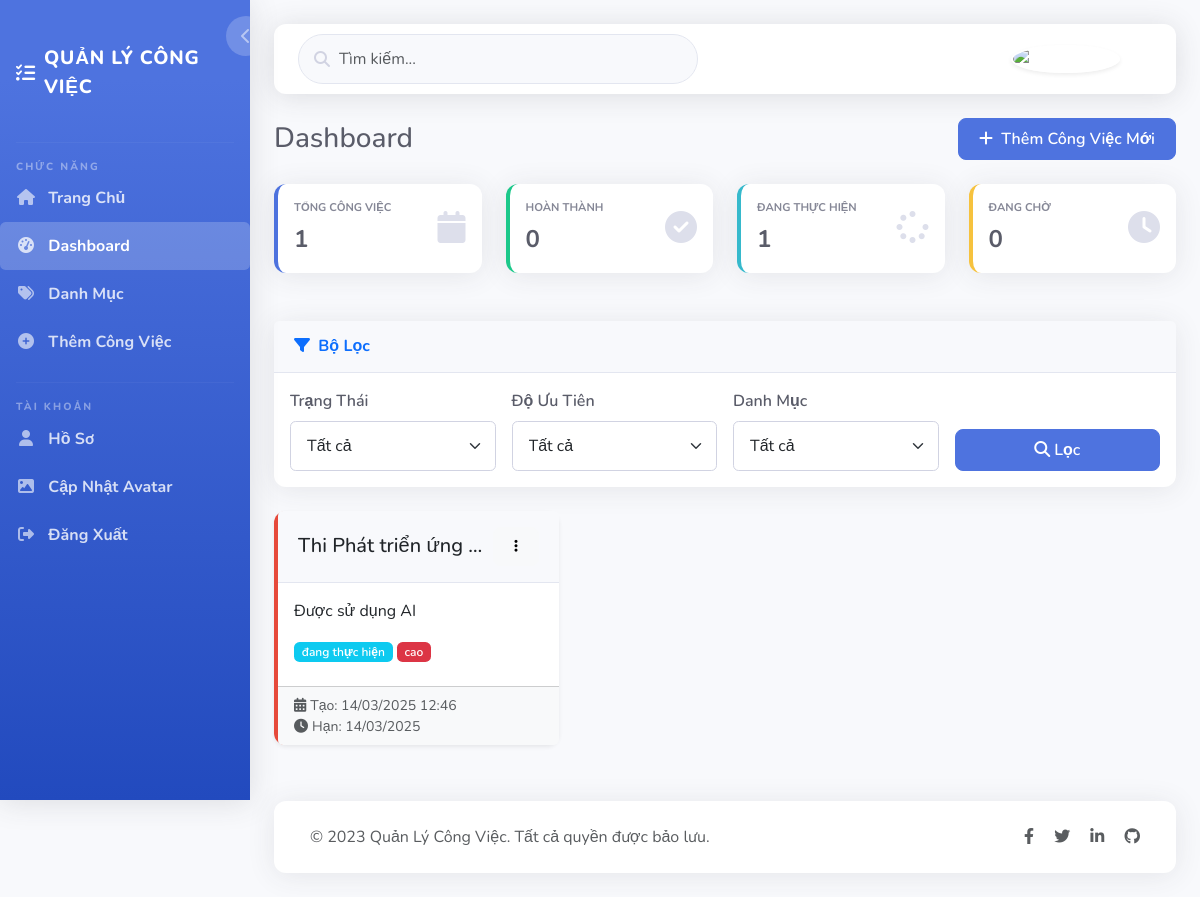
Page /dashboard (signed in) on the committed database.
### app.py (models this page shows)
class Task(db.Model):
    id = db.Column(db.Integer, primary_key=True)
    title = db.Column(db.String(100), nullable=False)
    description = db.Column(db.Text, nullable=True)
    status = db.Column(db.String(20), default='đang thực hiện')
    created = db.Column(db.DateTime, default=datetime.utcnow)
    finished = db.Column(db.DateTime, nullable=True)
    user_id = db.Column(db.Integer, db.ForeignKey('user.id'), nullable=False)
    category_id = db.Column(db.Integer, db.ForeignKey('category.id'), nullable=True)
    priority = db.Column(db.String(20), default='trung bình')
    due_date = db.Column(db.DateTime, nullable=True)

### app.py (the view)
@app.route('/dashboard')
@login_required
def dashboard():
    user_id = session['user_id']
    user = User.query.get(user_id)
    if user.role == 'admin':
        tasks = Task.query.all()
        users = User.query.all()
        categories = Category.query.all()
    else:
        tasks = Task.query.filter_by(user_id=user_id).all()
        categories = Category.query.filter_by(user_id=user_id).all()
        users = None
    return render_template('dashboard.html', tasks=tasks, users=users, categories=categories)

### app.py (called while the page is built)
def login_required(f):
    @wraps(f)
    def decorated_function(*args, **kwargs):
        if 'user_id' not in session:
            flash('Vui lòng đăng nhập để tiếp tục', 'danger')
            return redirect(url_for('login'))
        return f(*args, **kwargs)
    return decorated_function

### templates/dashboard.html (shortened to what this page needs)
{% extends 'base.html' %}
{% block content %}
<div class="d-flex justify-content-between align-items-center mb-4">
    <h1 class="h3 mb-0 text-gray-800">Dashboard</h1>
    <a href="{{ url_for('add_task') }}" class="btn btn-primary">
        <i class="fas fa-plus me-1"></i> Thêm Công Việc Mới
    </a>
</div>
<div class="row">
    <div class="col-xl-3 col-md-6 mb-4">
        <div class="stats-card stats-card-primary">
            <div class="row no-gutters align-items-center">
                <div class="col mr-2">
                    <div class="stats-card-heading mb-1">Tổng Công Việc</div>
                    <div class="stats-card-value">{{ tasks|length }}</div>
                </div>
                <div class="col-auto">
                    <i class="fas fa-calendar stats-card-icon"></i>
                </div>
            </div>
        </div>
    </div>
    <div class="col-xl-3 col-md-6 mb-4">
        <div class="stats-card stats-card-success">
            <div class="row no-gutters align-items-center">
                <div class="col mr-2">
                    <div class="stats-card-heading mb-1">Hoàn Thành</div>
                    <div class="stats-card-value">{{ tasks|selectattr('status', 'equalto', 'hoàn thành')|list|length }}</div>
                </div>
                <div class="col-auto">
                    <i class="fas fa-check-circle stats-card-icon"></i>
                </div>
            </div>
        </div>
    </div>
    <div class="col-xl-3 col-md-6 mb-4">
        <div class="stats-card stats-card-info">
            <div class="row no-gutters align-items-center">
                <div class="col mr-2">
                    <div class="stats-card-heading mb-1">Đang Thực Hiện</div>
                    <div class="stats-card-value">{{ tasks|selectattr('status', 'equalto', 'đang thực hiện')|list|length }}</div>
                </div>
                <div class="col-auto">
                    <i class="fas fa-spinner stats-card-icon"></i>
                </div>
            </div>
        </div>
    </div>
    <div class="col-xl-3 col-md-6 mb-4">
        <div class="stats-card stats-card-warning">
            <div class="row no-gutters align-items-center">
                <div class="col mr-2">
                    <div class="stats-card-heading mb-1">Đang Chờ</div>
                    <div class="stats-card-value">{{ tasks|selectattr('status', 'equalto', 'đang chờ')|list|length }}</div>
                </div>
                <div class="col-auto">
                    <i class="fas fa-clock stats-card-icon"></i>
                </div>
            </div>
        </div>
    </div>
</div>
<div class="card mb-4">
    <div class="card-header">
        <h6 class="m-0 font-weight-bold text-primary">
            <i class="fas fa-filter me-1"></i> Bộ Lọc
        </h6>
    </div>
    <div class="card-body">
        <form id="filterForm" method="get" class="row g-3">
            <div class="col-md-3">
                <label for="status" class="form-label">Trạng Thái</label>
                <select class="form-select" id="status" name="status">
                    <option value="">Tất cả</option>
                </select>
            </div>
            <div class="col-md-3">
                <label for="priority" class="form-label">Độ Ưu Tiên</label>
                <select class="form-select" id="priority" name="priority">
                    <option value="">Tất cả</option>
                </select>
            </div>
            <div class="col-md-3">
                <label for="category" class="form-label">Danh Mục</label>
                <select class="form-select" id="category" name="category_id">
                    <option value="">Tất cả</option>
                </select>
            </div>
            <div class="col-md-3 d-flex align-items-end">
                <button type="submit" class="btn btn-primary w-100">
                    <i class="fas fa-search me-1"></i>Lọc
                </button>
            </div>
        </form>
    </div>
</div>
<div class="row">
    {% if tasks %}
        {% for task in tasks %}
            <div class="col-md-4">
                <div class="card task-card shadow-sm
                    {% if task.priority == 'cao' %}
                        priority-high
                    {% elif task.priority == 'trung bình' %}
                        priority-medium
                    {% else %}
                        priority-low
                    {% endif %}
                ">
                    <div class="card-header d-flex justify-content-between align-items-center">
                        <h5 class="mb-0 text-truncate" title="{{ task.title }}">{{ task.title }}</h5>
                        <div class="dropdown">
                            <button class="btn btn-sm btn-light" type="button" data-bs-toggle="dropdown">
                                <i class="fas fa-ellipsis-v"></i>
                            </button>
                        </div>
                    </div>
                    <div class="card-body">
                        {% if task.description %}
                            <p class="card-text">{{ task.description }}</p>
                        {% else %}
                            <p class="card-text text-muted"><em>Không có mô tả</em></p>
                        {% endif %}
                        <div class="mt-3">
                            <span class="badge
                                {% if task.status == 'đang chờ' %}
                                    bg-secondary
                                {% elif task.status == 'đang thực hiện' %}
                                    bg-info
                                {% elif task.status == 'hoàn thành' %}
                                    bg-success
                                {% endif %}
                                status-badge mb-2">
                                {{ task.status }}
                            </span>
                            <span class="badge
                                {% if task.priority == 'cao' %}
                                    bg-danger
                                {% elif task.priority == 'trung bình' %}
                                    bg-warning
                                {% else %}
                                    bg-success
                                {% endif %}
                                status-badge">
                                {{ task.priority }}
                            </span>
                        </div>
                    </div>
                    <div class="card-footer bg-light">
                        <div class="small text-muted">
                            <div><i class="fas fa-calendar-alt me-1"></i>Tạo: {{ task.created.strftime('%d/%m/%Y %H:%M') }}</div>
                            {% if task.due_date %}
                                <div><i class="fas fa-clock me-1"></i>Hạn: {{ task.due_date.strftime('%d/%m/%Y') }}</div>
                            {% endif %}
                        </div>
                    </div>
                </div>
            </div>
        {% endfor %}
    {% else %}
        <div class="col-12">
            <div class="alert alert-info">
                <i class="fas fa-info-circle me-2"></i>Không có công việc nào. Hãy thêm công việc mới!
            </div>
        </div>
    {% endif %}
</div>
{% endblock %}

### templates/base.html (style rules this page uses)
:root { --primary: #4e73df; --secondary: #858796; --success: #1cc88a; --info: #36b9cc; --warning: #f6c23e; --danger: #e74a3b; --light: #f8f9fc; --dark: #5a5c69; --card-border-radius: 0.75rem; --btn-border-radius: 0.5rem; }
body { font-family: 'Nunito', sans-serif; background-color: #f8f9fc; color: #5a5c69; }
.card { border: none; border-radius: var(--card-border-radius); box-shadow: 0 0.15rem 1.75rem 0 rgba(58, 59, 69, 0.1); margin-bottom: 1.5rem; transition: transform 0.3s ease; }
.card-header { background-color: #f8f9fc; border-bottom: 1px solid #e3e6f0; padding: 1rem 1.25rem; display: flex; align-items: center; justify-content: space-between; }
.card-header h6 { margin: 0; font-weight: 700; font-size: 1rem; color: var(--primary); }
.btn { border-radius: var(--btn-border-radius); font-weight: 600; padding: 0.5rem 1.25rem; transition: all 0.2s; }
.btn-primary { background-color: var(--primary); border-color: var(--primary); }
.task-card { border-left: 0.25rem solid; transition: all 0.3s ease; }
.task-card.priority-high { border-left-color: var(--danger); }
.badge { font-weight: 600; padding: 0.35em 0.65em; border-radius: 0.35rem; }
.stats-card { border-left: 0.25rem solid; padding: 1rem; margin-bottom: 1.5rem; border-radius: var(--card-border-radius); background-color: white; box-shadow: 0 0.15rem 1.75rem 0 rgba(58, 59, 69, 0.1); }
.stats-card-primary { border-left-color: var(--primary); }
.stats-card-success { border-left-color: var(--success); }
.stats-card-info { border-left-color: var(--info); }
.stats-card-warning { border-left-color: var(--warning); }
.stats-card-heading { font-size: 0.7rem; text-transform: uppercase; font-weight: 700; color: var(--secondary); }
.stats-card-value { font-size: 1.5rem; font-weight: 700; color: var(--dark); }
.stats-card-icon { font-size: 2rem; color: #dddfeb; }
.form-control, .form-select { border-radius: 0.35rem; padding: 0.75rem 1rem; border: 1px solid #d1d3e2; }
.form-label { font-weight: 600; color: var(--dark); }

### rows in the picture
Task: title "Thi Phát triển ứng…", description "Được sử dụng AI", status "đang thực hiện", priority "cao", created "14/03/2025 12:46", due_date "14/03/2025"

### other values in the picture
{{ tasks|length }} "1"
{{ tasks|selectattr('status', 'equalto', 'hoàn thành')|list|length }} "0"
{{ tasks|selectattr('status', 'equalto', 'đang thực hiện')|list|length }} "1"
{{ tasks|selectattr('status', 'equalto', 'đang chờ')|list|length }} "0"
